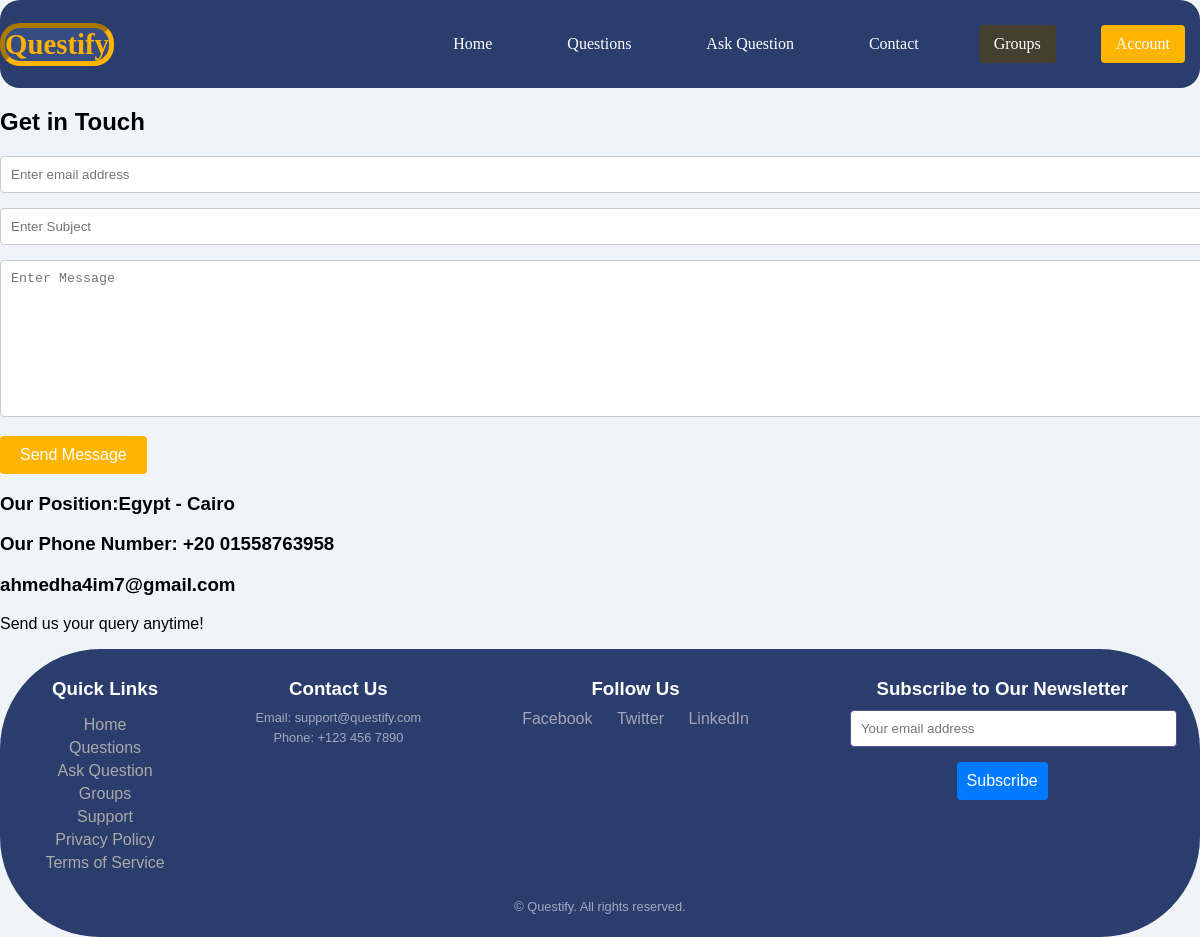
The page /contact/ (signed in) on the database its author committed.
### contact/models.py (models this page shows, shortened)
class Info(models.Model):
    place = models.CharField(max_length=50)
    tel = models.CharField(max_length=50)
    email = models.EmailField(max_length=50)

### contact/views.py (the view, shortened to what this page needs)
# urls.py: path('', views.contact,name="contact"),
def contact(request):
    myinfo = Info.objects.first()
    return render(request,"contact/contact.html",{'myinfo':myinfo})

### contact/templates/contact/contact.html (shortened to what this page needs)
{% extends 'base.html' %}
{% block body %}
          <h2 class="contact-title">Get in Touch</h2>
          <form class="form-contact contact_form" method="post">
                  <input class="form-control" name="email"  type="email" onfocus="this.placeholder = ''" onblur="this.placeholder = 'Enter email address'" placeholder = 'Enter email address'>
                  <input class="form-control" name="subject"  type="text" onfocus="this.placeholder = ''" onblur="this.placeholder = 'Enter Subject'" placeholder = 'Enter Subject'>
                  <textarea class="form-control w-100" name="message"  cols="30" rows="9" onfocus="this.placeholder = ''" onblur="this.placeholder = 'Enter Message'" placeholder = 'Enter Message'></textarea>
                  <button type="submit" class="button button-contactForm btn_4 boxed-btn">Send Message</button>
          </form>
              <h3>Our Position:{{myinfo.place}}</h3>
              <h3>Our Phone Number: +20 {{myinfo.tel}}</h3>
              <h3>{{myinfo.email}}</h3>
              <p>Send us your query anytime!</p>
</body>
{% endblock body %}

### static/style.css (style rules this page uses)
body { font-family: 'Arial', sans-serif; margin: 0; padding: 0; background-color: #f0f4f8; }
form input, form textarea { width: 100%; padding: 10px; margin-bottom: 15px; border: 1px solid #ccc; border-radius: 4px; margin-bottom: 15px; }
form button { background-color: #ffb400; color: white; border: none; padding: 10px 20px; border-radius: 4px; cursor: pointer; font-size: 1em; }

### rows shown on the page
Info: place "Egypt - Cairo", tel "01558763958", email "ahmedha4im7@gmail.com"
